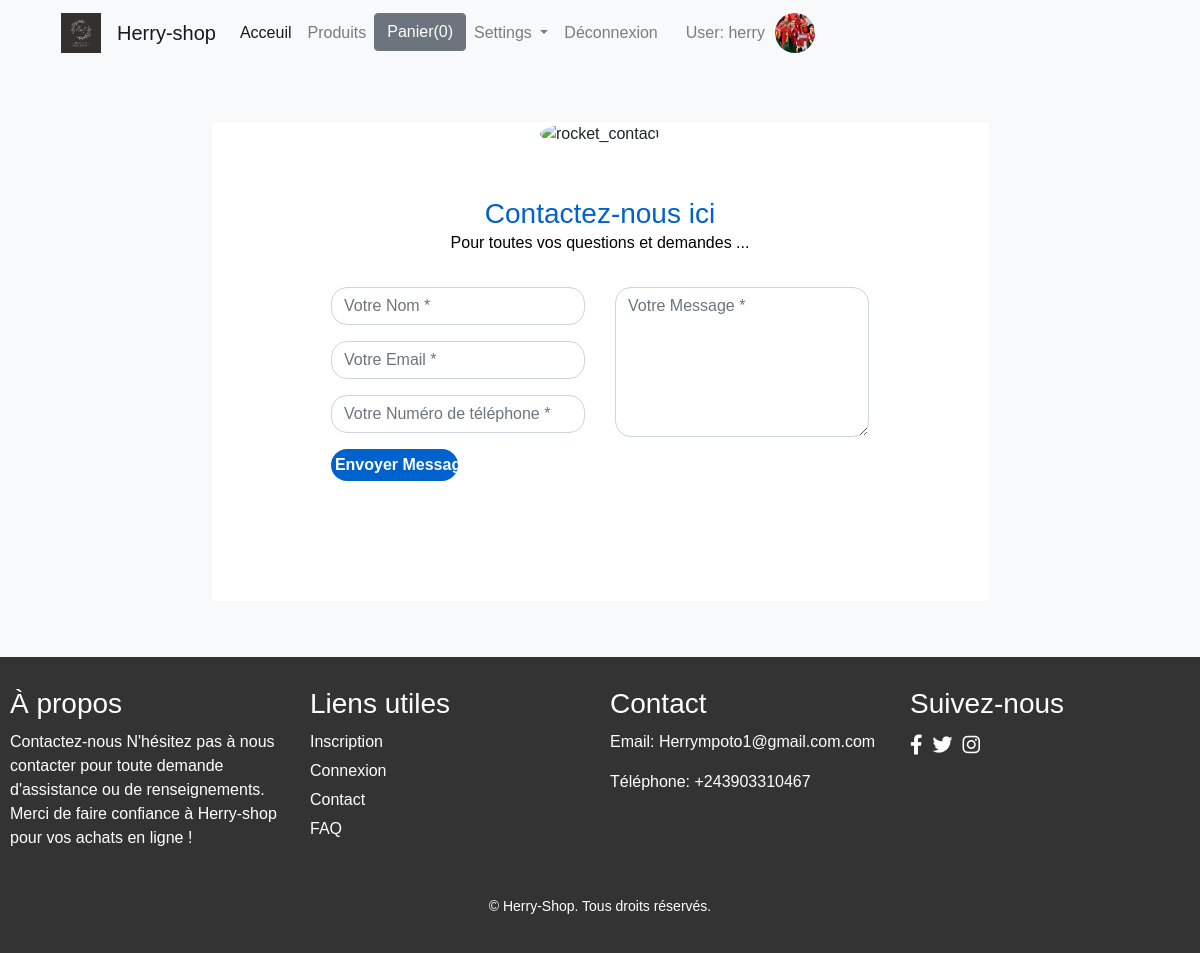
Screenshot of /asur/contact/ (signed in) with the database file from the repository.
### Shop/models.py (models this page shows)
class CustomUser(AbstractUser):
    profile_image = models.ImageField(upload_to='profile_images/', blank=True, null=True)

### Shop/views.py (the view)
# urls.py: path('asur/contact/', views.contact, name='contact'),
def contact(request):
    if request.method == 'POST':
        form = ContactForm(request.POST)
        if form.is_valid():
            form.save()
            messages.success(request, 'Votre message a été envoyé avec succès !')
            return redirect('contact')
    else:
        form = ContactForm()
    return render(request, 'Shop/contact.html', {'form': form})

### Shop/form.py
class ContactForm(forms.ModelForm):
    class Meta:
        model = Contact
        fields = ['name', 'email', 'phone', 'message']

### Shop/templates/Shop/contact.html (shortened to what this page needs)
{% extends "Shop/base.html" %}
{% block content %}
{% load static %}
<!DOCTYPE html>
<html lang="fr">
<head>
    <link href="https://stackpath.bootstrapcdn.com/bootstrap/4.5.2/css/bootstrap.min.css" rel="stylesheet">
</head>
<body>
    <div class="container contact-form">
        <div class="contact-image">
            <img src="https://image.ibb.co/kUagtU/rocket_contact.png" alt="rocket_contact"/>
        </div>
        <form method="post">
            <h3>Contactez-nous ici</h3>
            <p>Pour toutes vos questions et demandes ...</p>
            <div class="row">
                <div class="col-md-6">
                    <div class="form-group">
                        <input type="text" name="name" class="form-control" placeholder="Votre Nom *" value="{{ form.name.value|default:'' }}" required />
                    </div>
                    <div class="form-group">
                        <input type="email" name="email" class="form-control" placeholder="Votre Email *" value="{{ form.email.value|default:'' }}" required />
                    </div>
                    <div class="form-group">
                        <input type="text" name="phone" class="form-control" placeholder="Votre Numéro de téléphone *" value="{{ form.phone.value|default:'' }}" required />
                    </div>
                    <div class="form-group">
                        <input type="submit" class="btnContact" value="Envoyer Message" />
                    </div>
                </div>
                <div class="col-md-6">
                    <div class="form-group">
                        <textarea name="message" class="form-control" placeholder="Votre Message *" style="width: 100%; height: 150px;" required>{{ form.message.value|default:'' }}</textarea>
                    </div>
                </div>
            </div>
        </form>
    </div>
</body>
</html>
{% endblock %}

### Shop/templates/Shop/base.html (shortened to what this page needs)
<!DOCTYPE html>
<html lang="en">
{% load static %}
<head>
  <link rel="stylesheet" href="https://maxcdn.bootstrapcdn.com/bootstrap/4.0.0/css/bootstrap.min.css">
</head>
<body>
    <div class="container">
        <div class="row">
            <div class="col-md-12">
                <nav class="navbar navbar-expand-lg navbar-light bg-light">
                    <a class="navbar-brand" href="#">
                        <img src="{% static 'images/Mo.png' %}" alt="Herry-shop Logo" style="height: 40px;">
                    </a>
                    <a class="navbar-brand" href="#">Herry-shop</a>
                    <div class="collapse navbar-collapse" id="navbarNavDropdown">
                      <ul class="navbar-nav">
                        <li class="nav-item active">
                          <a class="nav-link" href="{% url 'asur' %}">Acceuil <span class="sr-only">(current)</span></a>
                        </li>
                        <li class="nav-item">
                          <a class="nav-link" href="{% url 'acceuil' %}">Produits</a>
                        </li>
                        <li class="nav-item">
                          <button id="panier" type="button" class="btn btn-secondary" data-html="true" data-container="body" data-toggle="popover" data-placement="bottom" data-content="Vivamus
                          sagittis lacus vel augue laoreet rutrum faucibus.">
                            Panier(0)
                          </button>
                        </li>
                        <li class="nav-item dropdown">
                          <a class="nav-link dropdown-toggle" href="#" id="navbarDropdownMenuLink" data-toggle="dropdown" aria-haspopup="true" aria-expanded="false">
                            Settings
                          </a>
                        </li>
                        {% if user.is_authenticated %}
                        <div class="navbar-nav ml-auto">
                            <a class="nav-link" href="#" onclick="confirmLogout(event)">Déconnexion</a>
                            <div class="user-info">
                                <span class="navbar-text">
                                    User: {{ user.username }}
                                </span>
                                {% if user.profile_image %}
                                    <a href="{% url 'parametre' %}">
                                        <img src="{{ user.profile_image.url }}" alt="Image de Profil">
                                    </a>
                                {% else %}
                                   <a href="{% url 'parametre' %}">
                                     <img src="{% static 'images2/images-3.png' %}" alt="Image de Profil">
                                    </a>
                                {% endif %}
                            </div>
                        </div>
                        {% endif %}
                      </ul>
                    </div>
                  </nav>
            </div>
        </div>
        {% block content %}{% endblock %}
    </div>
    {% block footer %}
<footer class="footer">
    <div class="footer-container">
        <div class="footer-section">
            <h3>À propos</h3>
            <p>Contactez-nous
                N'hésitez pas à nous contacter pour toute demande d'assistance ou de renseignements. Merci de faire confiance à Herry-shop pour vos achats en ligne !</p>
        </div>
        <div class="footer-section">
            <h3>Liens utiles</h3>
            <ul>
                <li><a href="{% url 'inscription' %}">Inscription</a></li>
                <li><a href="{% url 'connexion' %}">Connexion</a></li>
                <li><a href="#">Contact</a></li>
                <li><a href="#">FAQ</a></li>
            </ul>
        </div>
        <div class="footer-section">
            <h3>Contact</h3>
            <p>Email: Herrympoto1@gmail.com.com</p>
            <p>Téléphone: +243903310467</p>
        </div>
        <div class="footer-section">
            <h3>Suivez-nous</h3>
            <div class="social-icons">
                <a href="https://facebook.com"><i class="fab fa-facebook-f"></i></a>
                <a href="https://twitter.com"><i class="fab fa-twitter"></i></a>
                <a href="https://instagram.com"><i class="fab fa-instagram"></i></a>
            </div>
        </div>
    </div>
    <div class="footer-bottom">
        <p>&copy; {{ current_year }} Herry-Shop. Tous droits réservés.</p>
    </div>
</footer>
<link rel="stylesheet" href="https://cdnjs.cloudflare.com/ajax/libs/font-awesome/6.0.0-beta3/css/all.min.css">
{% endblock %}
</body>
</html>

### Shop/templates/Shop/base.html (style rules this page uses)
.user-info { margin-left: 20px; display: flex; align-items: center; }
.user-info img { margin-left: 10px; width: 40px; height: 40px; border-radius: 50%; }
.footer { background-color: #333; color: white; padding: 20px 0; }
.footer-container { display: flex; justify-content: space-around; flex-wrap: wrap; max-width: 1200px; margin: auto; }
.footer-section { flex: 1; min-width: 200px; margin: 10px; }
.footer-section h3 { margin-bottom: 10px; }
.footer-section ul { list-style: none; padding: 0; }
.footer-section ul li { margin: 5px 0; }
.footer-section a { color: #fff; text-decoration: none; }
.social-icons { display: flex; gap: 10px; }
.social-icons a { color: white; font-size: 20px; }
.footer-bottom { text-align: center; margin-top: 20px; font-size: 14px; }

### Shop/templates/Shop/contact.html (style rules this page uses)
body { font-family: Arial, sans-serif; background-color: #f8f9fa; }
.contact-form { background: #ffffff; margin-top: 5%; margin-bottom: 5%; width: 70%; }
.contact-form .form-control { border-radius: 1rem; }
.contact-image { text-align: center; }
.contact-image img { border-radius: 50%; width: 100px; height: 100px; }
.contact-form form { padding: 14%; }
.contact-form h3 { margin-bottom: 8%; margin-top: -10%; text-align: center; color: #0062cc; }
.contact-form p { margin-bottom: 6%; margin-top: -8%; text-align: center; color: #000000; }
.btnContact { width: 50%; border: none; border-radius: 1rem; padding: 1.5%; background: #0062cc; font-weight: 600; color: #fff; cursor: pointer; }

### rows the page displays
CustomUser: username "herry", profile_image (picture)
